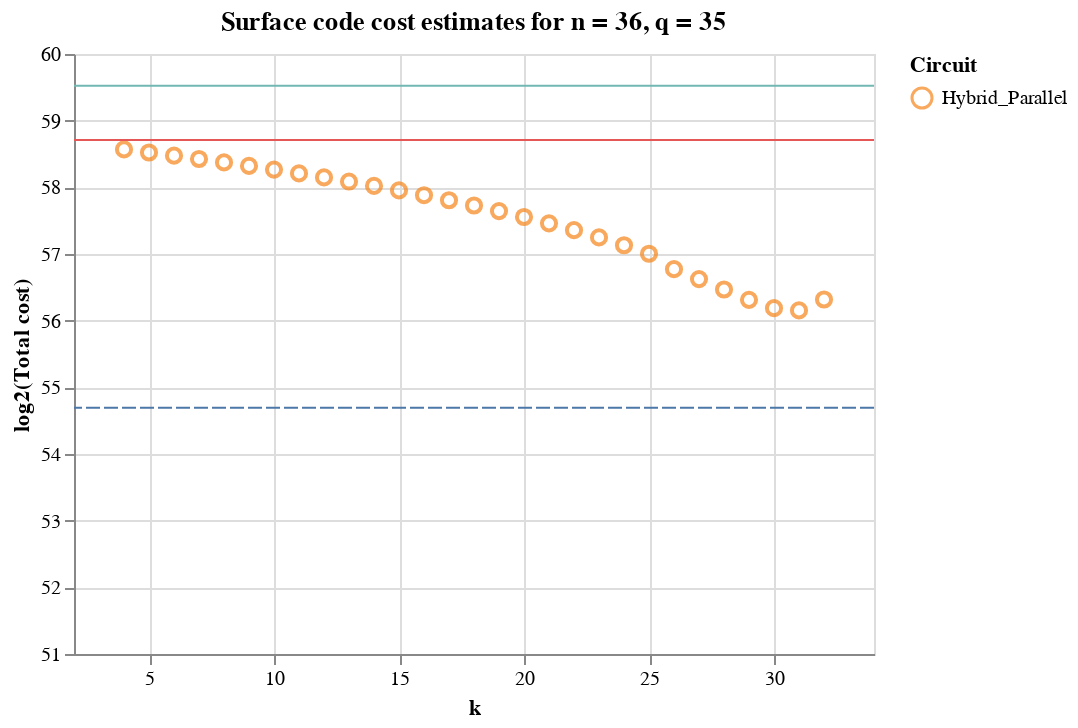

Write notebook code for a chart like this one.
### Code cell
# Space vs. time tradeoff

ldw = df[np.logical_or(df['name'] == 'LargeWidthSmallDepth', df['name'] == 'SmallWidthLargeDepth')]
ldw = ldw[np.logical_and(ldw['n'] == 36, ldw['q'] == 35)]

bb = df[df['name'] == 'BucketBrigadeParallel']
bb = bb[bb['n'] == 36]

hybrid = df[[df['name'][i] == "Hybrid_Parallel" for i in range(df.shape[0])]]
hybrid = hybrid[np.logical_and(hybrid['n'] == 36, hybrid['q'] == 35)]

title = "Surface code cost estimates for n = 36, q = 35"

points = Chart(hybrid, title=title).mark_point(size=50).encode(
                              x=X('k',
                                  scale=Scale(domain=[2,34]),
                                  axis=Axis(title="k")),
                              y=Y('total_cost',
                                  scale=Scale(domain=[51,60]),
                                  axis=Axis(title="log2(Total cost)")), shape='name',
                              color=Color('name', legend=Legend(title="Circuit")))

rules_ldw = Chart(ldw).mark_rule().encode(y='total_cost', color=Color('name', legend=Legend(title="Circuit")))
rules_bb = Chart(bb).mark_rule(strokeDash=[7, 2]).encode(y='total_cost', color=Color('name', legend=Legend(title="Circuit")))

points + rules_ldw + rules_bb

### Figure 1 — Vega-Lite specification as saved in the notebook (floating-point values rounded to 4 significant figures)
{"$schema": "https://vega.github.io/schema/vega-lite/v2.6.0.json", "config": {"view": {"height": 300, "width": 400}}, "datasets": {"data-0e59a2f2b0e300f2d17e7d4912fcce96": [{"b1": 0, "b2": 0, "clifford_distance": 13, "clifford_phys_q": 1308693714960913, "clifford_time": 1.953e-05, "clifford_total_avg_cycles": 97.67, "cliffords": 68650757259191, "cnot_count": 59167469469623, "depth": 2037, "distill_cycles_per_state": 160, "distill_distances": "[11, 5]", "distill_factories": 34696598549, "distill_logical_q": 8327183651760, "distill_logical_q_per_factory": 240, "distill_phys_q": 657847508489040, "distill_reqd": true, "distill_sim_states": 3, "distill_time": 0.008704, "distill_total_cycles": 43520, "eps": 1, "h_count": 9483287789568, "k": 0, "mode": "defect", "n": 36, "n_qubits": 2473901162497, "name": "LargeWidthSmallDepth", "p_g": 1e-05, "p_in": 0.0001, "q": 35, "safety_factor": 0, "t_count": 28312424415232, "t_depth": 272, "t_sc": 2e-07, "total_cost": 58.71, "total_phys_q": 1967000000000000.0, "total_time": 0.008704}, {"b1": 0, "b2": 0, "clifford_distance": 13, "clifford_phys_q": 38617, "clifford_time": 648000.0, "clifford_total_avg_cycles": 3240000000000.0, "cliffords": 66108136620033, "cnot_count": 56624848830465, "depth": 65146063945729, "distill_cycles_per_state": 160, "distill_distances": "[11, 5]", "distill_factories": 2, "distill_logical_q": 480, "distill_logical_q_per_factory": 240, "distill_phys_q": 37920, "distill_reqd": true, "distill_sim_states": 3, "distill_time": 151000000.0, "distill_total_cycles": 1495335813775360, "eps": 1, "h_count": 9483287789568, "k": 0, "mode": "defect", "n": 36, "n_qubits": 73, "name": "SmallWidthLargeDepth", "p_g": 1e-05, "p_in": 0.0001, "q": 35, "safety_factor": 0, "t_count": 28312424415232, "t_depth": 9345848836096, "t_sc": 2e-07, "total_cost": 59.52, "total_phys_q": 76537, "total_time": 151000000.0}], "data-1b2fef3c6037a54855ed28d906e36f4f": [{"b1": 0, "b2": 0, "clifford_distance": 13, "clifford_phys_q": 1199635905414737, "clifford_time": 1.944e-05, "clifford_total_avg_cycles": 97.18, "cliffords": 62569083570297, "cnot_count": 53910429501241, "depth": 2043, "distill_cycles_per_state": 160, "distill_distances": "[11, 5]", "distill_factories": 32624398048, "distill_logical_q": 7829855531520, "distill_logical_q_per_factory": 240, "distill_phys_q": 618558586990080, "distill_reqd": true, "distill_sim_states": 3, "distill_time": 0.008448, "distill_total_cycles": 42240, "eps": 1, "h_count": 8658654069056, "k": 4, "mode": "defect", "n": 36, "n_qubits": 2267742732353, "name": "Hybrid_Parallel", "p_g": 1e-05, "p_in": 0.0001, "q": 35, "safety_factor": 0, "t_count": 25838523253632, "t_depth": 264, "t_sc": 2e-07, "total_cost": 58.57, "total_phys_q": 1818000000000000.0, "total_time": 0.008448}, {"b1": 0, "b2": 0, "clifford_distance": 13, "clifford_phys_q": 1163283302272177, "clifford_time": 1.941e-05, "clifford_total_avg_cycles": 97.03, "cliffords": 60576218749049, "cnot_count": 52192442586361, "depth": 2043, "distill_cycles_per_state": 160, "distill_distances": "[11, 5]", "distill_factories": 31583193857, "distill_logical_q": 7579966525680, "distill_logical_q_per_factory": 240, "distill_phys_q": 598817355528720, "distill_reqd": true, "distill_sim_states": 3, "distill_time": 0.008448, "distill_total_cycles": 42240, "eps": 1, "h_count": 8383776162688, "k": 5, "mode": "defect", "n": 36, "n_qubits": 2199023255713, "name": "Hybrid_Parallel", "p_g": 1e-05, "p_in": 0.0001, "q": 35, "safety_factor": 0, "t_count": 25013889534464, "t_depth": 264, "t_sc": 2e-07, "total_cost": 58.52, "total_phys_q": 1762100657800897, "total_time": 0.008448}, {"b1": 0, "b2": 0, "clifford_distance": 13, "clifford_phys_q": 1126930699197329, "clifford_time": 1.937e-05, "clifford_total_avg_cycles": 96.87, "cliffords": 58583353933753, "cnot_count": 50474455676601, "depth": 2043, "distill_cycles_per_state": 160, "distill_distances": "[11, 5]", "distill_factories": 30541989669, "distill_logical_q": 7330077520560, "distill_logical_q_per_factory": 240, "distill_phys_q": 579076124124240, "distill_reqd": true, "distill_sim_states": 3, "distill_time": 0.008448, "distill_total_cycles": 42240, "eps": 1, "h_count": 8108898257152, "k": 6, "mode": "defect", "n": 36, "n_qubits": 2130303779201, "name": "Hybrid_Parallel", "p_g": 1e-05, "p_in": 0.0001, "q": 35, "safety_factor": 0, "t_count": 24189255817728, "t_depth": 264, "t_sc": 2e-07, "total_cost": 58.47, "total_phys_q": 1706006823321569, "total_time": 0.008448}, {"b1": 0, "b2": 0, "clifford_distance": 13, "clifford_phys_q": 1090578096274833, "clifford_time": 1.934e-05, "clifford_total_avg_cycles": 96.7, "cliffords": 56590489132217, "cnot_count": 48756468778681, "depth": 2043, "distill_cycles_per_state": 160, "distill_distances": "[11, 5]", "distill_factories": 29500785489, "distill_logical_q": 7080188517360, "distill_logical_q_per_factory": 240, "distill_phys_q": 559334892871440, "distill_reqd": true, "distill_sim_states": 3, "distill_time": 0.008448, "distill_total_cycles": 42240, "eps": 1, "h_count": 7834020353536, "k": 7, "mode": "defect", "n": 36, "n_qubits": 2061584302977, "name": "Hybrid_Parallel", "p_g": 1e-05, "p_in": 0.0001, "q": 35, "safety_factor": 0, "t_count": 23364622106624, "t_depth": 264, "t_sc": 2e-07, "total_cost": 58.43, "total_phys_q": 1649912989146273, "total_time": 0.008448}, {"b1": 0, "b2": 0, "clifford_distance": 13, "clifford_phys_q": 1054225493690897, "clifford_time": 1.93e-05, "clifford_total_avg_cycles": 96.52, "cliffords": 54597624361913, "cnot_count": 47038481907641, "depth": 2043, "distill_cycles_per_state": 160, "distill_distances": "[11, 5]", "distill_factories": 28459581324, "distill_logical_q": 6830299517760, "distill_logical_q_per_factory": 240, "distill_phys_q": 539593661903040, "distill_reqd": true, "distill_sim_states": 3, "distill_time": 0.008448, "distill_total_cycles": 42240, "eps": 1, "h_count": 7559142454272, "k": 8, "mode": "defect", "n": 36, "n_qubits": 1992864827393, "name": "Hybrid_Parallel", "p_g": 1e-05, "p_in": 0.0001, "q": 35, "safety_factor": 0, "t_count": 22539988408320, "t_depth": 264, "t_sc": 2e-07, "total_cost": 58.37, "total_phys_q": 1593819155593937, "total_time": 0.008448}, {"b1": 0, "b2": 0, "clifford_distance": 13, "clifford_phys_q": 1017872891851793, "clifford_time": 1.926e-05, "clifford_total_avg_cycles": 96.32, "cliffords": 52604759661497, "cnot_count": 45320495096761, "depth": 2043, "distill_cycles_per_state": 160, "distill_distances": "[11, 5]", "distill_factories": 27418377196, "distill_logical_q": 6580410527040, "distill_logical_q_per_factory": 240, "distill_phys_q": 519852431636160, "distill_reqd": true, "distill_sim_states": 3, "distill_time": 0.008448, "distill_total_cycles": 42240, "eps": 1, "h_count": 7284264564736, "k": 9, "mode": "defect", "n": 36, "n_qubits": 1924145353217, "name": "Hybrid_Parallel", "p_g": 1e-05, "p_in": 0.0001, "q": 35, "safety_factor": 0, "t_count": 21715354738688, "t_depth": 264, "t_sc": 2e-07, "total_cost": 58.32, "total_phys_q": 1537725323487953, "total_time": 0.008448}, {"b1": 0, "b2": 0, "clifford_distance": 13, "clifford_phys_q": 981520291637777, "clifford_time": 1.922e-05, "clifford_total_avg_cycles": 96.11, "cliffords": 50611895115705, "cnot_count": 43602508419001, "depth": 2043, "distill_cycles_per_state": 160, "distill_distances": "[11, 5]", "distill_factories": 26377173148, "distill_logical_q": 6330521555520, "distill_logical_q_per_factory": 240, "distill_phys_q": 500111202886080, "distill_reqd": true, "distill_sim_states": 3, "distill_time": 0.008448, "distill_total_cycles": 42240, "eps": 1, "h_count": 7009386696704, "k": 10, "mode": "defect", "n": 36, "n_qubits": 1855425882113, "name": "Hybrid_Parallel", "p_g": 1e-05, "p_in": 0.0001, "q": 35, "safety_factor": 0, "t_count": 20890721132544, "t_depth": 264, "t_sc": 2e-07, "total_cost": 58.27, "total_phys_q": 1481631494523857, "total_time": 0.008448}, {"b1": 0, "b2": 0, "clifford_distance": 13, "clifford_phys_q": 945167694944785, "clifford_time": 1.918e-05, "clifford_total_avg_cycles": 95.88, "cliffords": 48619030908857, "cnot_count": 41884522033081, "depth": 2043, "distill_cycles_per_state": 160, "distill_distances": "[11, 5]", "distill_factories": 25335969275, "distill_logical_q": 6080632626000, "distill_logical_q_per_factory": 240, "distill_phys_q": 480369977454000, "distill_reqd": true, "distill_sim_states": 3, "distill_time": 0.008448, "distill_total_cycles": 42240, "eps": 1, "h_count": 6734508875776, "k": 11, "mode": "defect", "n": 36, "n_qubits": 1786706417665, "name": "Hybrid_Parallel", "p_g": 1e-05, "p_in": 0.0001, "q": 35, "safety_factor": 0, "t_count": 20066087665664, "t_depth": 264, "t_sc": 2e-07, "total_cost": 58.21, "total_phys_q": 1425537672398785, "total_time": 0.008448}, {"b1": 0, "b2": 0, "clifford_distance": 13, "clifford_phys_q": 908815105835537, "clifford_time": 1.913e-05, "clifford_total_avg_cycles": 95.64, "cliffords": 46626167439289, "cnot_count": 40166536282041, "depth": 2043, "distill_cycles_per_state": 160, "distill_distances": "[11, 5]", "distill_factories": 24294765786, "distill_logical_q": 5830743788640, "distill_logical_q_per_factory": 240, "distill_phys_q": 460628759302560, "distill_reqd": true, "distill_sim_states": 3, "distill_time": 0.008448, "distill_total_cycles": 42240, "eps": 1, "h_count": 6459631157248, "k": 12, "mode": "defect", "n": 36, "n_qubits": 1717986967553, "name": "Hybrid_Parallel", "p_g": 1e-05, "p_in": 0.0001, "q": 35, "safety_factor": 0, "t_count": 19241454501888, "t_depth": 264, "t_sc": 2e-07, "total_cost": 58.15, "total_phys_q": 1369443865138097, "total_time": 0.008448}, {"b1": 0, "b2": 0, "clifford_distance": 13, "clifford_phys_q": 872462532977169, "clifford_time": 1.908e-05, "clifford_total_avg_cycles": 95.38, "cliffords": 44633305563065, "cnot_count": 38448551903161, "depth": 2043, "distill_cycles_per_state": 160, "distill_distances": "[11, 5]", "distill_factories": 23253563124, "distill_logical_q": 5580855149760, "distill_logical_q_per_factory": 240, "distill_phys_q": 440887556831040, "distill_reqd": true, "distill_sim_states": 3, "distill_time": 0.008448, "distill_total_cycles": 42240, "eps": 1, "h_count": 6184753659904, "k": 13, "mode": "defect", "n": 36, "n_qubits": 1649267548161, "name": "Hybrid_Parallel", "p_g": 1e-05, "p_in": 0.0001, "q": 35, "safety_factor": 0, "t_count": 18416821993472, "t_depth": 264, "t_sc": 2e-07, "total_cost": 58.09, "total_phys_q": 1313350089808209, "total_time": 0.008448}, {"b1": 0, "b2": 0, "clifford_distance": 12, "clifford_phys_q": 711246687437250, "clifford_time": 1.827e-05, "clifford_total_avg_cycles": 91.35, "cliffords": 42640447111097, "cnot_count": 36730570473401, "depth": 2043, "distill_cycles_per_state": 160, "distill_distances": "[11, 5]", "distill_factories": 22212362240, "distill_logical_q": 5330966937600, "distill_logical_q_per_factory": 240, "distill_phys_q": 421146388070400, "distill_reqd": true, "distill_sim_states": 3, "distill_time": 0.008448, "distill_total_cycles": 42240, "eps": 1, "h_count": 5909876637696, "k": 14, "mode": "defect", "n": 36, "n_qubits": 1580548194305, "name": "Hybrid_Parallel", "p_g": 1e-05, "p_in": 0.0001, "q": 35, "safety_factor": 0, "t_count": 17592190894080, "t_depth": 264, "t_sc": 2e-07, "total_cost": 58.02, "total_phys_q": 1132393075507650, "total_time": 0.008448}, {"b1": 0, "b2": 0, "clifford_distance": 12, "clifford_phys_q": 680323040870850, "clifford_time": 1.821e-05, "clifford_total_avg_cycles": 91.05, "cliffords": 40647595982777, "cnot_count": 35012595351481, "depth": 2043, "distill_cycles_per_state": 160, "distill_distances": "[11, 5]", "distill_factories": 21171165164, "distill_logical_q": 5081079639360, "distill_logical_q_per_factory": 240, "distill_phys_q": 401405291509440, "distill_reqd": true, "distill_sim_states": 3, "distill_time": 0.008448, "distill_total_cycles": 42240, "eps": 1, "h_count": 5635000631296, "k": 15, "mode": "defect", "n": 36, "n_qubits": 1511828979713, "name": "Hybrid_Parallel", "p_g": 1e-05, "p_in": 0.0001, "q": 35, "safety_factor": 0, "t_count": 16767562809344, "t_depth": 264, "t_sc": 2e-07, "total_cost": 57.95, "total_phys_q": 1081728332380290, "total_time": 0.008448}, {"b1": 0, "b2": 0, "clifford_distance": 12, "clifford_phys_q": 649399527014850, "clifford_time": 1.814e-05, "clifford_total_avg_cycles": 90.71, "cliffords": 38654760452025, "cnot_count": 33294633664441, "depth": 2043, "distill_cycles_per_state": 160, "distill_distances": "[11, 5]", "distill_factories": 20129976196, "distill_logical_q": 4831194287040, "distill_logical_q_per_factory": 240, "distill_phys_q": 381664348676160, "distill_reqd": true, "distill_sim_states": 3, "distill_time": 0.008448, "distill_total_cycles": 42240, "eps": 1, "h_count": 5360126787584, "k": 16, "mode": "defect", "n": 36, "n_qubits": 1443110060033, "name": "Hybrid_Parallel", "p_g": 1e-05, "p_in": 0.0001, "q": 35, "safety_factor": 0, "t_count": 15942941147136, "t_depth": 264, "t_sc": 2e-07, "total_cost": 57.88, "total_phys_q": 1031063875691010, "total_time": 0.008448}, {"b1": 0, "b2": 0, "clifford_distance": 12, "clifford_phys_q": 618476293325250, "clifford_time": 1.807e-05, "clifford_total_avg_cycles": 90.35, "cliffords": 36661958016953, "cnot_count": 31576700485561, "depth": 2043, "distill_cycles_per_state": 160, "distill_distances": "[11, 5]", "distill_factories": 19088804440, "distill_logical_q": 4581313065600, "distill_logical_q_per_factory": 240, "distill_phys_q": 361923732182400, "distill_reqd": true, "distill_sim_states": 3, "distill_time": 0.008448, "distill_total_cycles": 42240, "eps": 1, "h_count": 5085257531392, "k": 17, "mode": "defect", "n": 36, "n_qubits": 1374391762945, "name": "Hybrid_Parallel", "p_g": 1e-05, "p_in": 0.0001, "q": 35, "safety_factor": 0, "t_count": 15118333116416, "t_depth": 264, "t_sc": 2e-07, "total_cost": 57.81, "total_phys_q": 980400025507650, "total_time": 0.008448}, {"b1": 0, "b2": 0, "clifford_distance": 12, "clifford_phys_q": 587553649459650, "clifford_time": 1.799e-05, "clifford_total_avg_cycles": 89.95, "cliffords": 34669225574329, "cnot_count": 29858827599801, "depth": 2043, "distill_cycles_per_state": 160, "distill_distances": "[11, 5]", "distill_factories": 18047669093, "distill_logical_q": 4331440582320, "distill_logical_q_per_factory": 240, "distill_phys_q": 342183806003280, "distill_reqd": true, "distill_sim_states": 3, "distill_time": 0.008448, "distill_total_cycles": 42240, "eps": 1, "h_count": 4810397974528, "k": 18, "mode": "defect", "n": 36, "n_qubits": 1305674776577, "name": "Hybrid_Parallel", "p_g": 1e-05, "p_in": 0.0001, "q": 35, "safety_factor": 0, "t_count": 14293753921536, "t_depth": 264, "t_sc": 2e-07, "total_cost": 57.73, "total_phys_q": 929737455462930, "total_time": 0.008448}, {"b1": 0, "b2": 0, "clifford_distance": 12, "clifford_phys_q": 556632244224450, "clifford_time": 1.79e-05, "clifford_total_avg_cycles": 89.5, "cliffords": 32676640718777, "cnot_count": 28141081853881, "depth": 2043, "distill_cycles_per_state": 160, "distill_distances": "[11, 5]", "distill_factories": 17006610536, "distill_logical_q": 4081586528640, "distill_logical_q_per_factory": 240, "distill_phys_q": 322445335762560, "distill_reqd": true, "distill_sim_states": 3, "distill_time": 0.008448, "distill_total_cycles": 42240, "eps": 1, "h_count": 4535558864896, "k": 19, "mode": "defect", "n": 36, "n_qubits": 1236960542721, "name": "Hybrid_Parallel", "p_g": 1e-05, "p_in": 0.0001, "q": 35, "safety_factor": 0, "t_count": 13469235544064, "t_depth": 264, "t_sc": 2e-07, "total_cost": 57.64, "total_phys_q": 879077579987010, "total_time": 0.008448}, {"b1": 0, "b2": 0, "clifford_distance": 12, "clifford_phys_q": 525713434214850, "clifford_time": 1.78e-05, "clifford_total_avg_cycles": 89.0, "cliffords": 30684366241721, "cnot_count": 26423603494841, "depth": 2043, "distill_cycles_per_state": 160, "distill_distances": "[11, 5]", "distill_factories": 15965713502, "distill_logical_q": 3831771240480, "distill_logical_q_per_factory": 240, "distill_phys_q": 302709927997920, "distill_reqd": true, "distill_sim_states": 3, "distill_time": 0.008448, "distill_total_cycles": 42240, "eps": 1, "h_count": 4260762746880, "k": 20, "mode": "defect", "n": 36, "n_qubits": 1168252076033, "name": "Hybrid_Parallel", "p_g": 1e-05, "p_in": 0.0001, "q": 35, "safety_factor": 0, "t_count": 12644845092864, "t_depth": 264, "t_sc": 2e-07, "total_cost": 57.55, "total_phys_q": 828423362212770, "total_time": 0.008448}, {"b1": 0, "b2": 0, "clifford_distance": 12, "clifford_phys_q": 494800050586050, "clifford_time": 1.769e-05, "clifford_total_avg_cycles": 88.44, "cliffords": 28692742930361, "cnot_count": 24706686123961, "depth": 2043, "distill_cycles_per_state": 160, "distill_distances": "[11, 5]", "distill_factories": 14925155401, "distill_logical_q": 3582037296240, "distill_logical_q_per_factory": 240, "distill_phys_q": 282980946402960, "distill_reqd": true, "distill_sim_states": 3, "distill_time": 0.008448, "distill_total_cycles": 42240, "eps": 1, "h_count": 3986056806400, "k": 21, "mode": "defect", "n": 36, "n_qubits": 1099555667969, "name": "Hybrid_Parallel", "p_g": 1e-05, "p_in": 0.0001, "q": 35, "safety_factor": 0, "t_count": 11820723077120, "t_depth": 264, "t_sc": 2e-07, "total_cost": 57.46, "total_phys_q": 777780996989010, "total_time": 0.008448}, {"b1": 0, "b2": 0, "clifford_distance": 12, "clifford_phys_q": 463897991578050, "clifford_time": 1.756e-05, "clifford_total_avg_cycles": 87.81, "cliffords": 26702482767801, "cnot_count": 22990943158201, "depth": 2043, "distill_cycles_per_state": 160, "distill_distances": "[11, 5]", "distill_factories": 13885306943, "distill_logical_q": 3332473666320, "distill_logical_q_per_factory": 240, "distill_phys_q": 263265419639280, "distill_reqd": true, "distill_sim_states": 3, "distill_time": 0.008448, "distill_total_cycles": 42240, "eps": 1, "h_count": 3711539609600, "k": 22, "mode": "defect", "n": 36, "n_qubits": 1030884425729, "name": "Hybrid_Parallel", "p_g": 1e-05, "p_in": 0.0001, "q": 35, "safety_factor": 0, "t_count": 10997163098112, "t_depth": 264, "t_sc": 2e-07, "total_cost": 57.36, "total_phys_q": 727163411217330, "total_time": 0.008448}, {"b1": 0, "b2": 0, "clifford_distance": 12, "clifford_phys_q": 433019525530050, "clifford_time": 1.742e-05, "clifford_total_avg_cycles": 87.09, "cliffords": 24715070537657, "cnot_count": 21277653860281, "depth": 2043, "distill_cycles_per_state": 160, "distill_distances": "[11, 5]", "distill_factories": 12846941319, "distill_logical_q": 3083265916560, "distill_logical_q_per_factory": 240, "distill_phys_q": 243578007408240, "distill_reqd": true, "distill_sim_states": 3, "distill_time": 0.008448, "distill_total_cycles": 42240, "eps": 1, "h_count": 3437416677376, "k": 23, "mode": "defect", "n": 36, "n_qubits": 962265612289, "name": "Hybrid_Parallel", "p_g": 1e-05, "p_in": 0.0001, "q": 35, "safety_factor": 0, "t_count": 10174777524224, "t_depth": 264, "t_sc": 2e-07, "total_cost": 57.25, "total_phys_q": 676597532938290, "total_time": 0.008448}, {"b1": 0, "b2": 0, "clifford_distance": 12, "clifford_phys_q": 402190132838850, "clifford_time": 1.725e-05, "clifford_total_avg_cycles": 86.27, "cliffords": 22733597441977, "cnot_count": 19569481613241, "depth": 2043, "distill_cycles_per_state": 160, "distill_distances": "[11, 5]", "distill_factories": 11811668465, "distill_logical_q": 2834800431600, "distill_logical_q_per_factory": 240, "distill_phys_q": 223949234096400, "distill_reqd": true, "distill_sim_states": 3, "distill_time": 0.008448, "distill_total_cycles": 42240, "eps": 1, "h_count": 3164115828736, "k": 24, "mode": "defect", "n": 36, "n_qubits": 893755850753, "name": "Hybrid_Parallel", "p_g": 1e-05, "p_in": 0.0001, "q": 35, "safety_factor": 0, "t_count": 9354841423872, "t_depth": 264, "t_sc": 2e-07, "total_cost": 57.13, "total_phys_q": 626139366935250, "total_time": 0.008448}, {"b1": 0, "b2": 0, "clifford_distance": 12, "clifford_phys_q": 371462661734850, "clifford_time": 1.707e-05, "clifford_total_avg_cycles": 85.35, "cliffords": 20764489154489, "cnot_count": 17871962898361, "depth": 2043, "distill_cycles_per_state": 160, "distill_distances": "[11, 5]", "distill_factories": 10782835350, "distill_logical_q": 2587880484000, "distill_logical_q_per_factory": 240, "distill_phys_q": 204442558236000, "distill_reqd": true, "distill_sim_states": 3, "distill_time": 0.008448, "distill_total_cycles": 42240, "eps": 1, "h_count": 2892526256128, "k": 25, "mode": "defect", "n": 36, "n_qubits": 825472581633, "name": "Hybrid_Parallel", "p_g": 1e-05, "p_in": 0.0001, "q": 35, "safety_factor": 0, "t_count": 8540005597184, "t_depth": 264, "t_sc": 2e-07, "total_cost": 57.0, "total_phys_q": 575905219970850, "total_time": 0.008448}, {"b1": 0, "b2": 0, "clifford_distance": 12, "clifford_phys_q": 340946583552450, "clifford_time": 1.686e-05, "clifford_total_avg_cycles": 84.32, "cliffords": 18821083561913, "cnot_count": 16196590108601, "depth": 2043, "distill_cycles_per_state": 150, "distill_distances": "[10, 5]", "distill_factories": 9767390115, "distill_logical_q": 2344173627600, "distill_logical_q_per_factory": 240, "distill_phys_q": 185189716580400, "distill_reqd": true, "distill_sim_states": 3, "distill_time": 0.00792, "distill_total_cycles": 39600, "eps": 1, "h_count": 2624493453312, "k": 26, "mode": "defect", "n": 36, "n_qubits": 757659074561, "name": "Hybrid_Parallel", "p_g": 1e-05, "p_in": 0.0001, "q": 35, "safety_factor": 0, "t_count": 7735772971008, "t_depth": 264, "t_sc": 2e-07, "total_cost": 56.77, "total_phys_q": 526136300132850, "total_time": 0.00792}, {"b1": 0, "b2": 0, "clifford_distance": 12, "clifford_phys_q": 310868390707650, "clifford_time": 1.665e-05, "clifford_total_avg_cycles": 83.24, "cliffords": 16931029516217, "cnot_count": 14567186890681, "depth": 2043, "distill_cycles_per_state": 150, "distill_distances": "[10, 5]", "distill_factories": 8779737440, "distill_logical_q": 2107136985600, "distill_logical_q_per_factory": 240, "distill_phys_q": 166463821862400, "distill_reqd": true, "distill_sim_states": 3, "distill_time": 0.00792, "distill_total_cycles": 39600, "eps": 1, "h_count": 2363842625536, "k": 27, "mode": "defect", "n": 36, "n_qubits": 690818646017, "name": "Hybrid_Parallel", "p_g": 1e-05, "p_in": 0.0001, "q": 35, "safety_factor": 0, "t_count": 6953552052224, "t_depth": 264, "t_sc": 2e-07, "total_cost": 56.62, "total_phys_q": 477332212570050, "total_time": 0.00792}, {"b1": 0, "b2": 0, "clifford_distance": 12, "clifford_phys_q": 281696167526850, "clifford_time": 1.645e-05, "clifford_total_avg_cycles": 82.25, "cliffords": 15151570878393, "cnot_count": 13033078259641, "depth": 2043, "distill_cycles_per_state": 150, "distill_distances": "[10, 5]", "distill_factories": 7849703487, "distill_logical_q": 1883928836880, "distill_logical_q_per_factory": 240, "distill_phys_q": 148830378113520, "distill_reqd": true, "distill_sim_states": 3, "distill_time": 0.00792, "distill_total_cycles": 39600, "eps": 1, "h_count": 2118492618752, "k": 28, "mode": "defect", "n": 36, "n_qubits": 625991483393, "name": "Hybrid_Parallel", "p_g": 1e-05, "p_in": 0.0001, "q": 35, "safety_factor": 0, "t_count": 6216965160960, "t_depth": 264, "t_sc": 2e-07, "total_cost": 56.47, "total_phys_q": 430526545640370, "total_time": 0.00792}, {"b1": 0, "b2": 0, "clifford_distance": 12, "clifford_phys_q": 254396281651650, "clifford_time": 1.636e-05, "clifford_total_avg_cycles": 81.81, "cliffords": 13601087684537, "cnot_count": 11696269688761, "depth": 2043, "distill_cycles_per_state": 150, "distill_distances": "[10, 5]", "distill_factories": 7038974180, "distill_logical_q": 1689353803200, "distill_logical_q_per_factory": 240, "distill_phys_q": 133458950452800, "distill_reqd": true, "distill_sim_states": 3, "distill_time": 0.00792, "distill_total_cycles": 39600, "eps": 1, "h_count": 1904817995776, "k": 29, "mode": "defect", "n": 36, "n_qubits": 565325070337, "name": "Hybrid_Parallel", "p_g": 1e-05, "p_in": 0.0001, "q": 35, "safety_factor": 0, "t_count": 5574867550208, "t_depth": 264, "t_sc": 2e-07, "total_cost": 56.31, "total_phys_q": 387855232104450, "total_time": 0.00792}, {"b1": 0, "b2": 0, "clifford_distance": 12, "clifford_phys_q": 230961866342850, "clifford_time": 1.661e-05, "clifford_total_avg_cycles": 83.03, "cliffords": 12524124635065, "cnot_count": 10767483011001, "depth": 2043, "distill_cycles_per_state": 150, "distill_distances": "[10, 5]", "distill_factories": 6474988576, "distill_logical_q": 1553997258240, "distill_logical_q_per_factory": 240, "distill_phys_q": 122765783400960, "distill_reqd": true, "distill_sim_states": 3, "distill_time": 0.00792, "distill_total_cycles": 39600, "eps": 1, "h_count": 1756641624064, "k": 30, "mode": "defect", "n": 36, "n_qubits": 513248591873, "name": "Hybrid_Parallel", "p_g": 1e-05, "p_in": 0.0001, "q": 35, "safety_factor": 0, "t_count": 5128190951424, "t_depth": 264, "t_sc": 2e-07, "total_cost": 56.19, "total_phys_q": 353727649743810, "total_time": 0.00792}, {"b1": 0, "b2": 0, "clifford_distance": 12, "clifford_phys_q": 215499984077250, "clifford_time": 1.766e-05, "clifford_total_avg_cycles": 88.3, "cliffords": 12425340387257, "cnot_count": 10681583665081, "depth": 2043, "distill_cycles_per_state": 150, "distill_distances": "[10, 5]", "distill_factories": 6420759190, "distill_logical_q": 1540982205600, "distill_logical_q_per_factory": 240, "distill_phys_q": 121737594242400, "distill_reqd": true, "distill_sim_states": 3, "distill_time": 0.00792, "distill_total_cycles": 39600, "eps": 1, "h_count": 1743756722176, "k": 31, "mode": "defect", "n": 36, "n_qubits": 478888853505, "name": "Hybrid_Parallel", "p_g": 1e-05, "p_in": 0.0001, "q": 35, "safety_factor": 0, "t_count": 5085241278464, "t_depth": 264, "t_sc": 2e-07, "total_cost": 56.15, "total_phys_q": 337237578319650, "total_time": 0.00792}, {"b1": 0, "b2": 0, "clifford_distance": 12, "clifford_phys_q": 216466351718850, "clifford_time": 2.029e-05, "clifford_total_avg_cycles": 101.4, "cliffords": 14345190768569, "cnot_count": 12335146074041, "depth": 2043, "distill_cycles_per_state": 150, "distill_distances": "[10, 5]", "distill_factories": 7418579875, "distill_logical_q": 1780459170000, "distill_logical_q_per_factory": 240, "distill_phys_q": 140656274430000, "distill_reqd": true, "distill_sim_states": 3, "distill_time": 0.00792, "distill_total_cycles": 39600, "eps": 1, "h_count": 2010044694528, "k": 32, "mode": "defect", "n": 36, "n_qubits": 481036337153, "name": "Hybrid_Parallel", "p_g": 1e-05, "p_in": 0.0001, "q": 35, "safety_factor": 0, "t_count": 5875515260928, "t_depth": 264, "t_sc": 2e-07, "total_cost": 56.32, "total_phys_q": 357122626148850, "total_time": 0.00792}], "data-40c5d55603e417f3070f58ad2ee4eaaf": [{"b1": 0, "b2": 0, "clifford_distance": 12, "clifford_phys_q": 247390116249600, "clifford_time": 6.3e-06, "clifford_total_avg_cycles": 31.5, "cliffords": 5909874999141, "cnot_count": 5360119185261, "depth": 2631, "distill_cycles_per_state": 150, "distill_distances": "[10, 5]", "distill_factories": 8908080318, "distill_logical_q": 2137939276320, "distill_logical_q_per_factory": 240, "distill_phys_q": 168897202829280, "distill_reqd": true, "distill_sim_states": 3, "distill_time": 0.00216, "distill_total_cycles": 10800, "eps": 1, "h_count": 549755813880, "k": 0, "mode": "defect", "n": 36, "n_qubits": 549755813888, "name": "BucketBrigadeParallel", "p_g": 1e-05, "p_in": 0.0001, "q": 0, "safety_factor": 0, "t_count": 1924145348580, "t_depth": 72, "t_sc": 2e-07, "total_cost": 54.69, "total_phys_q": 416287319078880, "total_time": 0.00216}]}, "layer": [{"data": {"name": "data-1b2fef3c6037a54855ed28d906e36f4f"}, "encoding": {"color": {"field": "name", "legend": {"title": "Circuit"}, "type": "nominal"}, "shape": {"field": "name", "type": "nominal"}, "x": {"axis": {"title": "k"}, "field": "k", "scale": {"domain": [2, 34]}, "type": "quantitative"}, "y": {"axis": {"title": "log2(Total cost)"}, "field": "total_cost", "scale": {"domain": [51, 60]}, "type": "quantitative"}}, "mark": {"size": 50, "type": "point"}, "title": "Surface code cost estimates for n = 36, q = 35"}, {"data": {"name": "data-0e59a2f2b0e300f2d17e7d4912fcce96"}, "encoding": {"color": {"field": "name", "legend": {"title": "Circuit"}, "type": "nominal"}, "y": {"field": "total_cost", "type": "quantitative"}}, "mark": "rule"}, {"data": {"name": "data-40c5d55603e417f3070f58ad2ee4eaaf"}, "encoding": {"color": {"field": "name", "legend": {"title": "Circuit"}, "type": "nominal"}, "y": {"field": "total_cost", "type": "quantitative"}}, "mark": {"strokeDash": [7, 2], "type": "rule"}}]}
